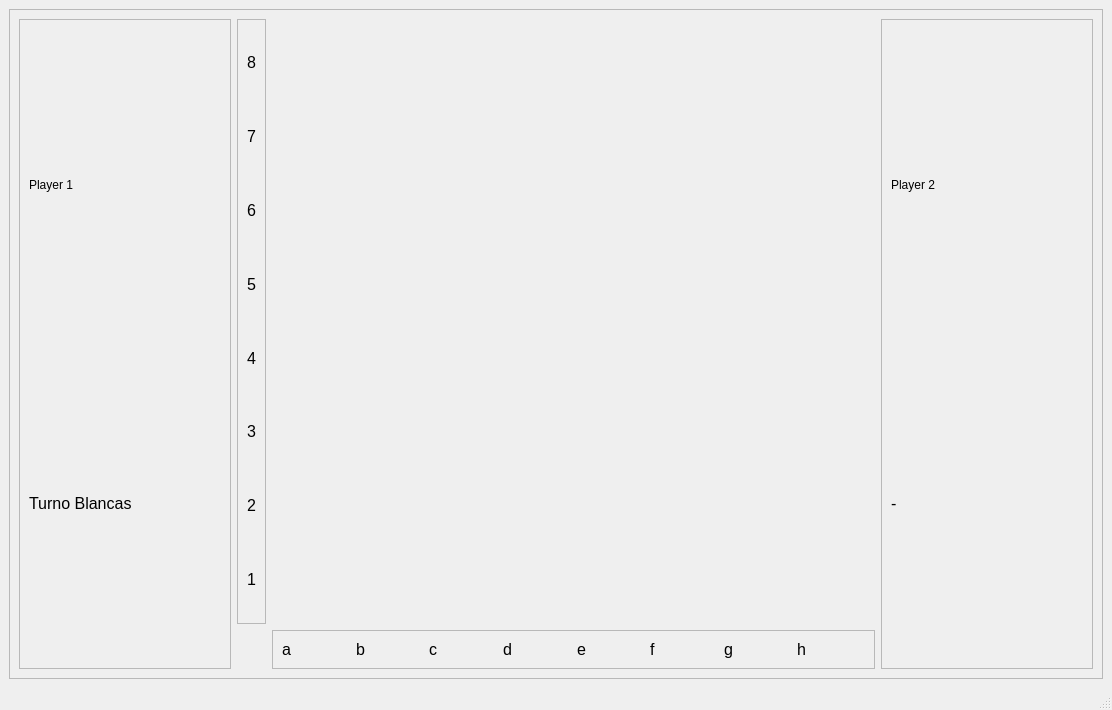
<?xml version="1.0" encoding="UTF-8"?>
<ui version="4.0">
 <class>MainWindow</class>
 <widget class="QMainWindow" name="MainWindow">
  <property name="geometry">
   <rect>
    <x>0</x>
    <y>0</y>
    <width>1112</width>
    <height>710</height>
   </rect>
  </property>
  <property name="windowTitle">
   <string>MainWindow</string>
  </property>
  <property name="autoFillBackground">
   <bool>false</bool>
  </property>
  <widget class="QWidget" name="centralwidget">
   <property name="enabled">
    <bool>true</bool>
   </property>
   <property name="autoFillBackground">
    <bool>false</bool>
   </property>
   <layout class="QVBoxLayout" name="verticalLayout_4">
    <item>
     <widget class="QFrame" name="frame_5">
      <property name="autoFillBackground">
       <bool>true</bool>
      </property>
      <property name="frameShape">
       <enum>QFrame::StyledPanel</enum>
      </property>
      <property name="frameShadow">
       <enum>QFrame::Raised</enum>
      </property>
      <layout class="QGridLayout" name="gridLayout_2" columnstretch="1,3,1">
       <item row="0" column="0">
        <widget class="QFrame" name="frame_2">
         <property name="frameShape">
          <enum>QFrame::StyledPanel</enum>
         </property>
         <property name="frameShadow">
          <enum>QFrame::Raised</enum>
         </property>
         <layout class="QVBoxLayout" name="verticalLayout_3">
          <item>
           <widget class="QLabel" name="label_3">
            <property name="text">
             <string>Player 1</string>
            </property>
           </widget>
          </item>
          <item>
           <widget class="QLabel" name="turn1">
            <property name="font">
             <font>
              <pointsize>12</pointsize>
             </font>
            </property>
            <property name="text">
             <string>Turno Blancas</string>
            </property>
           </widget>
          </item>
         </layout>
        </widget>
       </item>
       <item row="0" column="2">
        <widget class="QFrame" name="frame">
         <property name="frameShape">
          <enum>QFrame::StyledPanel</enum>
         </property>
         <property name="frameShadow">
          <enum>QFrame::Raised</enum>
         </property>
         <layout class="QVBoxLayout" name="verticalLayout_2">
          <item>
           <widget class="QLabel" name="label">
            <property name="text">
             <string>Player 2</string>
            </property>
           </widget>
          </item>
          <item>
           <widget class="QLabel" name="turn2">
            <property name="font">
             <font>
              <pointsize>12</pointsize>
             </font>
            </property>
            <property name="text">
             <string>-</string>
            </property>
           </widget>
          </item>
         </layout>
        </widget>
       </item>
       <item row="0" column="1">
        <layout class="QGridLayout" name="gridLayout" rowstretch="5,0" columnstretch="0,5">
         <item row="0" column="0">
          <widget class="QFrame" name="frame_4">
           <property name="frameShape">
            <enum>QFrame::StyledPanel</enum>
           </property>
           <property name="frameShadow">
            <enum>QFrame::Raised</enum>
           </property>
           <layout class="QVBoxLayout" name="verticalLayout">
            <item>
             <widget class="QLabel" name="label_13">
              <property name="text">
               <string>&lt;html&gt;&lt;head/&gt;&lt;body&gt;&lt;p&gt;&lt;span style=&quot; font-size:12pt;&quot;&gt;8&lt;/span&gt;&lt;/p&gt;&lt;/body&gt;&lt;/html&gt;</string>
              </property>
              <property name="textFormat">
               <enum>Qt::AutoText</enum>
              </property>
              <property name="scaledContents">
               <bool>true</bool>
              </property>
             </widget>
            </item>
            <item>
             <widget class="QLabel" name="label_20">
              <property name="text">
               <string>&lt;html&gt;&lt;head/&gt;&lt;body&gt;&lt;p&gt;&lt;span style=&quot; font-size:12pt;&quot;&gt;7&lt;/span&gt;&lt;/p&gt;&lt;/body&gt;&lt;/html&gt;</string>
              </property>
              <property name="textFormat">
               <enum>Qt::AutoText</enum>
              </property>
              <property name="scaledContents">
               <bool>true</bool>
              </property>
             </widget>
            </item>
            <item>
             <widget class="QLabel" name="label_14">
              <property name="text">
               <string>&lt;html&gt;&lt;head/&gt;&lt;body&gt;&lt;p&gt;&lt;span style=&quot; font-size:12pt;&quot;&gt;6&lt;/span&gt;&lt;/p&gt;&lt;/body&gt;&lt;/html&gt;</string>
              </property>
              <property name="textFormat">
               <enum>Qt::AutoText</enum>
              </property>
              <property name="scaledContents">
               <bool>true</bool>
              </property>
             </widget>
            </item>
            <item>
             <widget class="QLabel" name="label_15">
              <property name="text">
               <string>&lt;html&gt;&lt;head/&gt;&lt;body&gt;&lt;p&gt;&lt;span style=&quot; font-size:12pt;&quot;&gt;5&lt;/span&gt;&lt;/p&gt;&lt;/body&gt;&lt;/html&gt;</string>
              </property>
              <property name="textFormat">
               <enum>Qt::AutoText</enum>
              </property>
              <property name="scaledContents">
               <bool>true</bool>
              </property>
             </widget>
            </item>
            <item>
             <widget class="QLabel" name="label_16">
              <property name="text">
               <string>&lt;html&gt;&lt;head/&gt;&lt;body&gt;&lt;p&gt;&lt;span style=&quot; font-size:12pt;&quot;&gt;4&lt;/span&gt;&lt;/p&gt;&lt;/body&gt;&lt;/html&gt;</string>
              </property>
              <property name="textFormat">
               <enum>Qt::AutoText</enum>
              </property>
              <property name="scaledContents">
               <bool>true</bool>
              </property>
             </widget>
            </item>
            <item>
             <widget class="QLabel" name="label_17">
              <property name="text">
               <string>&lt;html&gt;&lt;head/&gt;&lt;body&gt;&lt;p&gt;&lt;span style=&quot; font-size:12pt;&quot;&gt;3&lt;/span&gt;&lt;/p&gt;&lt;/body&gt;&lt;/html&gt;</string>
              </property>
              <property name="textFormat">
               <enum>Qt::AutoText</enum>
              </property>
              <property name="scaledContents">
               <bool>true</bool>
              </property>
             </widget>
            </item>
            <item>
             <widget class="QLabel" name="label_18">
              <property name="text">
               <string>&lt;html&gt;&lt;head/&gt;&lt;body&gt;&lt;p&gt;&lt;span style=&quot; font-size:12pt;&quot;&gt;2&lt;/span&gt;&lt;/p&gt;&lt;/body&gt;&lt;/html&gt;</string>
              </property>
              <property name="textFormat">
               <enum>Qt::AutoText</enum>
              </property>
              <property name="scaledContents">
               <bool>true</bool>
              </property>
             </widget>
            </item>
            <item>
             <widget class="QLabel" name="label_19">
              <property name="text">
               <string>&lt;html&gt;&lt;head/&gt;&lt;body&gt;&lt;p&gt;&lt;span style=&quot; font-size:12pt;&quot;&gt;1&lt;/span&gt;&lt;/p&gt;&lt;/body&gt;&lt;/html&gt;</string>
              </property>
              <property name="textFormat">
               <enum>Qt::AutoText</enum>
              </property>
              <property name="scaledContents">
               <bool>true</bool>
              </property>
             </widget>
            </item>
           </layout>
          </widget>
         </item>
         <item row="1" column="1">
          <widget class="QFrame" name="frame_3">
           <property name="frameShape">
            <enum>QFrame::StyledPanel</enum>
           </property>
           <property name="frameShadow">
            <enum>QFrame::Raised</enum>
           </property>
           <layout class="QHBoxLayout" name="horizontalLayout">
            <item>
             <widget class="QLabel" name="label_5">
              <property name="text">
               <string>&lt;html&gt;&lt;head/&gt;&lt;body&gt;&lt;p&gt;&lt;span style=&quot; font-size:12pt;&quot;&gt;a&lt;/span&gt;&lt;/p&gt;&lt;/body&gt;&lt;/html&gt;</string>
              </property>
              <property name="textFormat">
               <enum>Qt::AutoText</enum>
              </property>
              <property name="scaledContents">
               <bool>true</bool>
              </property>
             </widget>
            </item>
            <item>
             <widget class="QLabel" name="label_6">
              <property name="text">
               <string>&lt;html&gt;&lt;head/&gt;&lt;body&gt;&lt;p&gt;&lt;span style=&quot; font-size:12pt;&quot;&gt;b&lt;/span&gt;&lt;/p&gt;&lt;/body&gt;&lt;/html&gt;</string>
              </property>
              <property name="textFormat">
               <enum>Qt::AutoText</enum>
              </property>
              <property name="scaledContents">
               <bool>true</bool>
              </property>
             </widget>
            </item>
            <item>
             <widget class="QLabel" name="label_7">
              <property name="text">
               <string>&lt;html&gt;&lt;head/&gt;&lt;body&gt;&lt;p&gt;&lt;span style=&quot; font-size:12pt;&quot;&gt;c&lt;/span&gt;&lt;/p&gt;&lt;/body&gt;&lt;/html&gt;</string>
              </property>
              <property name="textFormat">
               <enum>Qt::AutoText</enum>
              </property>
              <property name="scaledContents">
               <bool>true</bool>
              </property>
             </widget>
            </item>
            <item>
             <widget class="QLabel" name="label_8">
              <property name="text">
               <string>&lt;html&gt;&lt;head/&gt;&lt;body&gt;&lt;p&gt;&lt;span style=&quot; font-size:12pt;&quot;&gt;d&lt;/span&gt;&lt;/p&gt;&lt;/body&gt;&lt;/html&gt;</string>
              </property>
              <property name="textFormat">
               <enum>Qt::AutoText</enum>
              </property>
              <property name="scaledContents">
               <bool>true</bool>
              </property>
             </widget>
            </item>
            <item>
             <widget class="QLabel" name="label_9">
              <property name="text">
               <string>&lt;html&gt;&lt;head/&gt;&lt;body&gt;&lt;p&gt;&lt;span style=&quot; font-size:12pt;&quot;&gt;e&lt;/span&gt;&lt;/p&gt;&lt;/body&gt;&lt;/html&gt;</string>
              </property>
              <property name="textFormat">
               <enum>Qt::AutoText</enum>
              </property>
              <property name="scaledContents">
               <bool>true</bool>
              </property>
             </widget>
            </item>
            <item>
             <widget class="QLabel" name="label_10">
              <property name="text">
               <string>&lt;html&gt;&lt;head/&gt;&lt;body&gt;&lt;p&gt;&lt;span style=&quot; font-size:12pt;&quot;&gt;f&lt;/span&gt;&lt;/p&gt;&lt;/body&gt;&lt;/html&gt;</string>
              </property>
              <property name="textFormat">
               <enum>Qt::AutoText</enum>
              </property>
              <property name="scaledContents">
               <bool>true</bool>
              </property>
             </widget>
            </item>
            <item>
             <widget class="QLabel" name="label_11">
              <property name="text">
               <string>&lt;html&gt;&lt;head/&gt;&lt;body&gt;&lt;p&gt;&lt;span style=&quot; font-size:12pt;&quot;&gt;g&lt;/span&gt;&lt;/p&gt;&lt;/body&gt;&lt;/html&gt;</string>
              </property>
              <property name="textFormat">
               <enum>Qt::AutoText</enum>
              </property>
              <property name="scaledContents">
               <bool>true</bool>
              </property>
             </widget>
            </item>
            <item>
             <widget class="QLabel" name="label_12">
              <property name="text">
               <string>&lt;html&gt;&lt;head/&gt;&lt;body&gt;&lt;p&gt;&lt;span style=&quot; font-size:12pt;&quot;&gt;h&lt;/span&gt;&lt;/p&gt;&lt;/body&gt;&lt;/html&gt;</string>
              </property>
              <property name="textFormat">
               <enum>Qt::AutoText</enum>
              </property>
              <property name="scaledContents">
               <bool>true</bool>
              </property>
             </widget>
            </item>
           </layout>
          </widget>
         </item>
         <item row="0" column="1">
          <widget class="Board" name="widget" native="true"/>
         </item>
        </layout>
       </item>
      </layout>
     </widget>
    </item>
   </layout>
  </widget>
  <widget class="QMenuBar" name="menubar">
   <property name="geometry">
    <rect>
     <x>0</x>
     <y>0</y>
     <width>1112</width>
     <height>20</height>
    </rect>
   </property>
  </widget>
  <widget class="QStatusBar" name="statusbar"/>
 </widget>
 <customwidgets>
  <customwidget>
   <class>Board</class>
   <extends>QWidget</extends>
   <header>board.h</header>
   <container>1</container>
  </customwidget>
 </customwidgets>
 <resources/>
 <connections/>
</ui>
